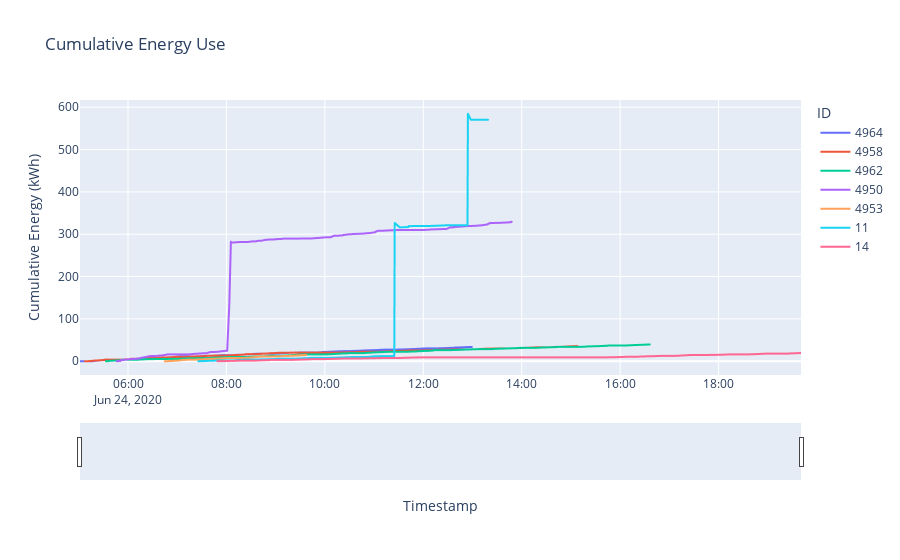

Notebook code for this chart:
### Code cell
fig = px.line(june_24_kinematics_df, x="Timestamp", y="Cumulative Energy (kWh)", title="Cumulative Energy Use", line_group="ID", color="ID", hover_name="ID")

fig.update_xaxes(rangeslider_visible=True)

### Figure 1 — Plotly figure (JSON) as saved in the notebook; plotly's stock layout.template omitted (floating-point values rounded to 4 significant figures; data arrays with more than 128 entries replaced by an {"elided": "..."} marker saying what was removed)
{"data": [{"hovertemplate": "<b>%{hovertext}</b><br><br>ID=4964<br>Timestamp=%{x}<br>Cumulative Energy (kWh)=%{y}<extra></extra>", "hovertext": {"elided": "644 int values"}, "legendgroup": "4964", "line": {"color": "#636efa", "dash": "solid"}, "mode": "lines", "name": "4964", "showlegend": true, "type": "scattergl", "x": {"elided": "644 str values"}, "xaxis": "x", "y": {"elided": "644 float values"}, "yaxis": "y"}, {"hovertemplate": "<b>%{hovertext}</b><br><br>ID=4958<br>Timestamp=%{x}<br>Cumulative Energy (kWh)=%{y}<extra></extra>", "hovertext": {"elided": "577 int values"}, "legendgroup": "4958", "line": {"color": "#EF553B", "dash": "solid"}, "mode": "lines", "name": "4958", "showlegend": true, "type": "scattergl", "x": {"elided": "577 str values"}, "xaxis": "x", "y": {"elided": "577 float values"}, "yaxis": "y"}, {"hovertemplate": "<b>%{hovertext}</b><br><br>ID=4962<br>Timestamp=%{x}<br>Cumulative Energy (kWh)=%{y}<extra></extra>", "hovertext": {"elided": "583 int values"}, "legendgroup": "4962", "line": {"color": "#00cc96", "dash": "solid"}, "mode": "lines", "name": "4962", "showlegend": true, "type": "scattergl", "x": {"elided": "583 str values"}, "xaxis": "x", "y": {"elided": "583 float values"}, "yaxis": "y"}, {"hovertemplate": "<b>%{hovertext}</b><br><br>ID=4950<br>Timestamp=%{x}<br>Cumulative Energy (kWh)=%{y}<extra></extra>", "hovertext": {"elided": "562 int values"}, "legendgroup": "4950", "line": {"color": "#ab63fa", "dash": "solid"}, "mode": "lines", "name": "4950", "showlegend": true, "type": "scattergl", "x": {"elided": "562 str values"}, "xaxis": "x", "y": {"elided": "562 float values"}, "yaxis": "y"}, {"hovertemplate": "<b>%{hovertext}</b><br><br>ID=4953<br>Timestamp=%{x}<br>Cumulative Energy (kWh)=%{y}<extra></extra>", "hovertext": {"elided": "233 int values"}, "legendgroup": "4953", "line": {"color": "#FFA15A", "dash": "solid"}, "mode": "lines", "name": "4953", "showlegend": true, "type": "scattergl", "x": {"elided": "233 str values"}, "xaxis": "x", "y": {"elided": "233 float values"}, "yaxis": "y"}, {"hovertemplate": "<b>%{hovertext}</b><br><br>ID=11<br>Timestamp=%{x}<br>Cumulative Energy (kWh)=%{y}<extra></extra>", "hovertext": {"elided": "463 int values"}, "legendgroup": "11", "line": {"color": "#19d3f3", "dash": "solid"}, "mode": "lines", "name": "11", "showlegend": true, "type": "scattergl", "x": {"elided": "463 str values"}, "xaxis": "x", "y": {"elided": "463 float values"}, "yaxis": "y"}, {"hovertemplate": "<b>%{hovertext}</b><br><br>ID=14<br>Timestamp=%{x}<br>Cumulative Energy (kWh)=%{y}<extra></extra>", "hovertext": {"elided": "626 int values"}, "legendgroup": "14", "line": {"color": "#FF6692", "dash": "solid"}, "mode": "lines", "name": "14", "showlegend": true, "type": "scattergl", "x": {"elided": "626 str values"}, "xaxis": "x", "y": {"elided": "626 float values"}, "yaxis": "y"}], "layout": {"legend": {"title": {"text": "ID"}, "tracegroupgap": 0}, "title": {"text": "Cumulative Energy Use"}, "xaxis": {"anchor": "y", "domain": [0, 1], "rangeslider": {"visible": true}, "title": {"text": "Timestamp"}}, "yaxis": {"anchor": "x", "domain": [0, 1], "title": {"text": "Cumulative Energy (kWh)"}}}}
